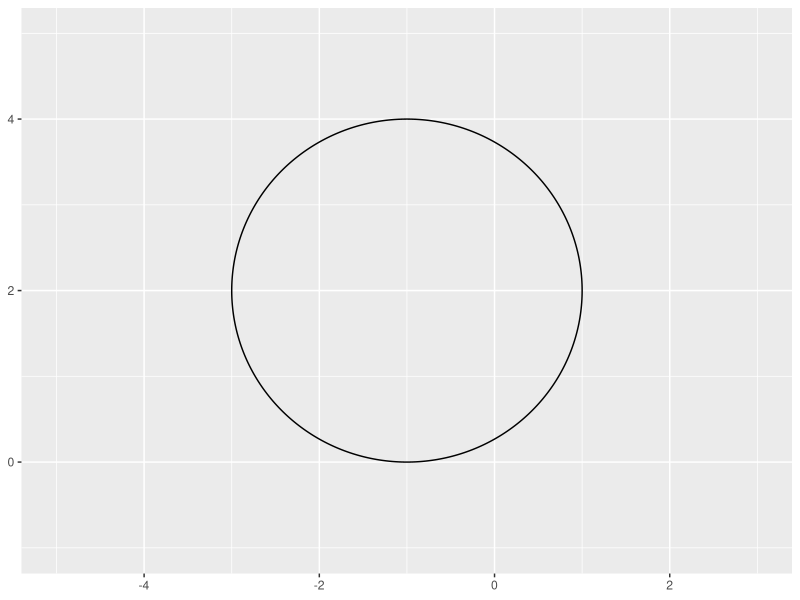
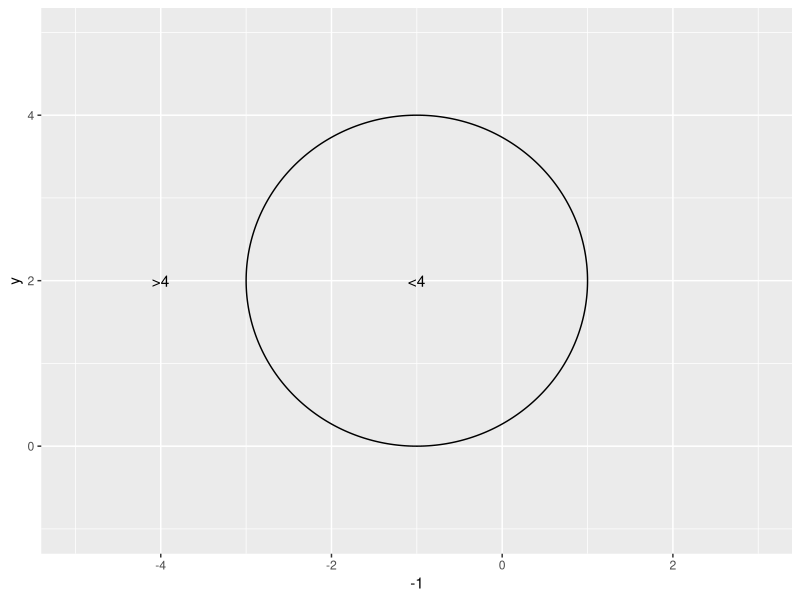

Write R code to recreate these figures, in order.
## ---- chunk 1
library(tidyverse)
library(ggforce)
## ---- chunk 2
circ <- ggplot() +
  geom_circle(aes(x0 = -1, y0 = 2, r = 2)) +
  xlim(-5, 3) +
  ylim(-1, 5)

circ
## ---- chunk 3
circ +
  geom_text(aes(x = -1, y = 2, label = "<4")) +
  geom_text(aes(x = -4, y = 2, label = ">4"))
